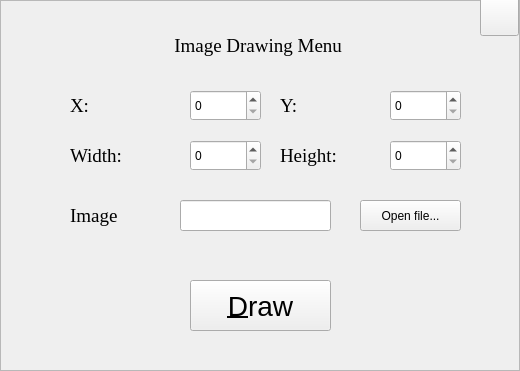
   <widget class="QFrame" name="pixmapFrame">
    <property name="geometry">
     <rect>
      <x>670</x>
      <y>1422</y>
      <width>520</width>
      <height>371</height>
     </rect>
    </property>
    <property name="focusPolicy">
     <enum>Qt::ClickFocus</enum>
    </property>
    <property name="frameShape">
     <enum>QFrame::StyledPanel</enum>
    </property>
    <property name="frameShadow">
     <enum>QFrame::Raised</enum>
    </property>
    <widget class="QLabel" name="label_83">
     <property name="geometry">
      <rect>
       <x>70</x>
       <y>90</y>
       <width>111</width>
       <height>31</height>
      </rect>
     </property>
     <property name="font">
      <font>
       <family>Times New Roman</family>
       <pointsize>14</pointsize>
      </font>
     </property>
     <property name="text">
      <string>X: </string>
     </property>
    </widget>
    <widget class="QLabel" name="label_84">
     <property name="geometry">
      <rect>
       <x>280</x>
       <y>90</y>
       <width>101</width>
       <height>31</height>
      </rect>
     </property>
     <property name="font">
      <font>
       <family>Times New Roman</family>
       <pointsize>14</pointsize>
      </font>
     </property>
     <property name="text">
      <string>Y: </string>
     </property>
    </widget>
    <widget class="QLabel" name="pixmapDrawingLabel">
     <property name="geometry">
      <rect>
       <x>10</x>
       <y>30</y>
       <width>501</width>
       <height>31</height>
      </rect>
     </property>
     <property name="font">
      <font>
       <family>Times New Roman</family>
       <pointsize>14</pointsize>
      </font>
     </property>
     <property name="text">
      <string>Image Drawing Menu </string>
     </property>
     <property name="alignment">
      <set>Qt::AlignCenter</set>
     </property>
    </widget>
    <widget class="QLabel" name="label_89">
     <property name="geometry">
      <rect>
       <x>70</x>
       <y>140</y>
       <width>111</width>
       <height>31</height>
      </rect>
     </property>
     <property name="font">
      <font>
       <family>Times New Roman</family>
       <pointsize>14</pointsize>
      </font>
     </property>
     <property name="text">
      <string>Width: </string>
     </property>
    </widget>
    <widget class="QLabel" name="label_90">
     <property name="geometry">
      <rect>
       <x>280</x>
       <y>140</y>
       <width>101</width>
       <height>31</height>
      </rect>
     </property>
     <property name="font">
      <font>
       <family>Times New Roman</family>
       <pointsize>14</pointsize>
      </font>
     </property>
     <property name="text">
      <string>Height: </string>
     </property>
    </widget>
    <widget class="QLabel" name="label_91">
     <property name="geometry">
      <rect>
       <x>70</x>
       <y>200</y>
       <width>111</width>
       <height>31</height>
      </rect>
     </property>
     <property name="font">
      <font>
       <family>Times New Roman</family>
       <pointsize>14</pointsize>
      </font>
     </property>
     <property name="text">
      <string>Image</string>
     </property>
    </widget>
    <widget class="QSpinBox" name="pixmapX">
     <property name="geometry">
      <rect>
       <x>190</x>
       <y>90</y>
       <width>71</width>
       <height>31</height>
      </rect>
     </property>
     <property name="maximum">
      <number>1200</number>
     </property>
    </widget>
    <widget class="QSpinBox" name="pixmapY">
     <property name="geometry">
      <rect>
       <x>390</x>
       <y>90</y>
       <width>71</width>
       <height>31</height>
      </rect>
     </property>
     <property name="maximum">
      <number>700</number>
     </property>
    </widget>
    <widget class="QSpinBox" name="pixmapWidth">
     <property name="geometry">
      <rect>
       <x>190</x>
       <y>140</y>
       <width>71</width>
       <height>31</height>
      </rect>
     </property>
     <property name="maximum">
      <number>360</number>
     </property>
    </widget>
    <widget class="QSpinBox" name="pixmapHeight">
     <property name="geometry">
      <rect>
       <x>390</x>
       <y>140</y>
       <width>71</width>
       <height>31</height>
      </rect>
     </property>
     <property name="maximum">
      <number>360</number>
     </property>
    </widget>
    <widget class="QLineEdit" name="pixmapFilePath">
     <property name="geometry">
      <rect>
       <x>180</x>
       <y>200</y>
       <width>151</width>
       <height>31</height>
      </rect>
     </property>
    </widget>
    <widget class="QPushButton" name="pixmapFilePathButton">
     <property name="geometry">
      <rect>
       <x>360</x>
       <y>200</y>
       <width>101</width>
       <height>31</height>
      </rect>
     </property>
     <property name="text">
      <string>Open file...</string>
     </property>
    </widget>
    <widget class="QPushButton" name="drawPixmap">
     <property name="geometry">
      <rect>
       <x>190</x>
       <y>280</y>
       <width>141</width>
       <height>51</height>
      </rect>
     </property>
     <property name="font">
      <font>
       <pointsize>21</pointsize>
      </font>
     </property>
     <property name="text">
      <string>&amp;Draw</string>
     </property>
     <property name="icon">
      <iconset>
       <normaloff>:/images/paint.png</normaloff>:/images/paint.png</iconset>
     </property>
     <property name="iconSize">
      <size>
       <width>60</width>
       <height>40</height>
      </size>
     </property>
    </widget>
    <widget class="QPushButton" name="cancelPixmap">
     <property name="geometry">
      <rect>
       <x>480</x>
       <y>-4</y>
       <width>39</width>
       <height>40</height>
      </rect>
     </property>
     <property name="font">
      <font>
       <pointsize>21</pointsize>
      </font>
     </property>
     <property name="toolTip">
      <string extracomment="cancel">cancel</string>
     </property>
     <property name="text">
      <string/>
     </property>
     <property name="icon">
      <iconset resource="images.qrc">
       <normaloff>:/images/cancel.png</normaloff>:/images/cancel.png</iconset>
     </property>
     <property name="iconSize">
      <size>
       <width>40</width>
       <height>40</height>
      </size>
     </property>
    </widget>
   </widget>
